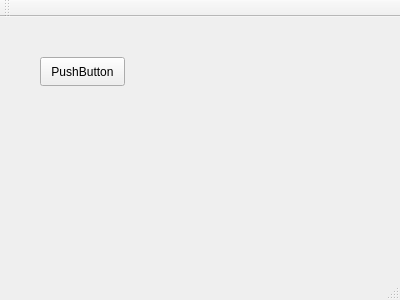
<?xml version="1.0" encoding="UTF-8"?>
<ui version="4.0">
 <class>MainWindow</class>
 <widget class="QMainWindow" name="MainWindow">
  <property name="geometry">
   <rect>
    <x>0</x>
    <y>0</y>
    <width>400</width>
    <height>300</height>
   </rect>
  </property>
  <property name="windowTitle">
   <string>MainWindow</string>
  </property>
  <widget class="QWidget" name="centralWidget">
   <widget class="QPushButton" name="pushButton">
    <property name="geometry">
     <rect>
      <x>40</x>
      <y>40</y>
      <width>85</width>
      <height>29</height>
     </rect>
    </property>
    <property name="text">
     <string>PushButton</string>
    </property>
   </widget>
  </widget>
  <widget class="QMenuBar" name="menuBar">
   <property name="geometry">
    <rect>
     <x>0</x>
     <y>0</y>
     <width>400</width>
     <height>26</height>
    </rect>
   </property>
  </widget>
  <widget class="QToolBar" name="mainToolBar">
   <attribute name="toolBarArea">
    <enum>TopToolBarArea</enum>
   </attribute>
   <attribute name="toolBarBreak">
    <bool>false</bool>
   </attribute>
  </widget>
  <widget class="QStatusBar" name="statusBar"/>
 </widget>
 <layoutdefault spacing="6" margin="11"/>
 <resources/>
 <connections/>
</ui>
